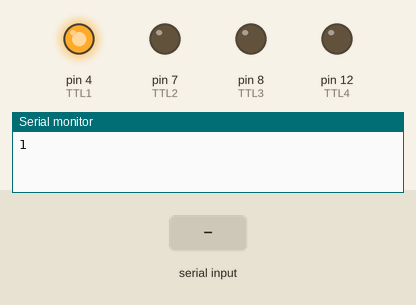
A sketch run on a simulated Arduino Uno, built with avr-gcc and run on an emulated ATmega328P. Parts: output pins drawn as LEDs (lit = HIGH), the last lines printed to the serial monitor. The test bench sets the inputs (shaded band).

Above: at 1.9 s.
2.0 s: "A" received over Serial
At 3.0 s:
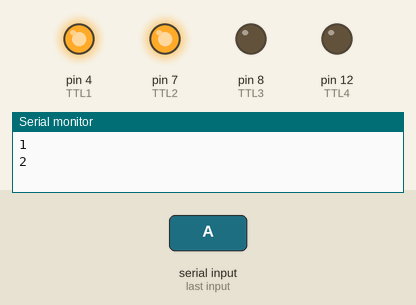
At 8.8 s:
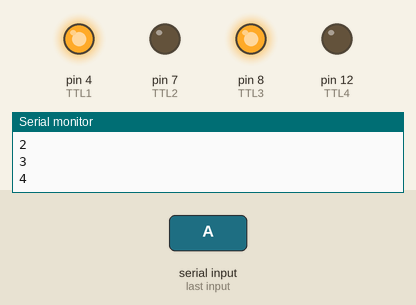
Timing chart, 0 to 22.0 s (numbered marks = the images above; inputs shaded):
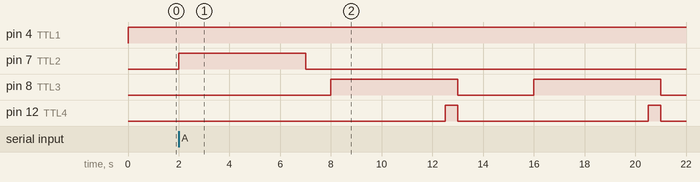

The sketch:

Serial_TTL_Test.ino
```cpp
const int TTL1 = 4;
const int TTL2 = 7;
const int TTL3 = 8;
const int TTL4 = 12;

int response;
int state = 0;
char data;
int door = 0;

void safesound()
{
  //  Sound
  Serial.println('2');
  digitalWrite(TTL2, HIGH);
  digitalWrite(TTL3, LOW);
  digitalWrite(TTL4, LOW);
  delay(5000);

  Serial.println('3');
  digitalWrite(TTL2, LOW);
  digitalWrite(TTL3, LOW);
  digitalWrite(TTL4, LOW);
  delay(1);

}


void fearsound()
{
  Serial.println('4');
  digitalWrite(TTL2, LOW);
  digitalWrite(TTL3, HIGH);
  digitalWrite(TTL4, LOW);
  delay(4500);

  Serial.println('5');
  digitalWrite(TTL2, LOW);
  digitalWrite(TTL3, HIGH);
  digitalWrite(TTL4, HIGH);
  delay(500);

  Serial.println('6');
  digitalWrite(TTL2, LOW);
  digitalWrite(TTL3, LOW);
  digitalWrite(TTL4, LOW);
  delay(1);
}

void setup() {
  // setup pin modes
  pinMode(TTL1,OUTPUT);
  pinMode(TTL2, OUTPUT);
  pinMode(TTL3, OUTPUT);
  pinMode(TTL4,OUTPUT);
  Serial.begin(9600);
}


void loop()
{
  digitalWrite(TTL1, HIGH);
  if (state == 0 && door == 0)
  {
    door = 1;
    delay(1000);
    Serial.println('1');
  }


  if (state == 1)
  {
    response = 0;
    state = 0;
  }

  else if (state == 0)
    if (response == 1)
      {
        response = 0;
        state = 1;
        safesound();
        delay(1000);

        fearsound();
        delay(3000);

        fearsound();
        delay(10);
    }
}


void serialEvent()
{
  while (Serial.available())
  {
    data = (char)Serial.read();

    if (data == 'A')
    {
      response = 1;
    }
  }
}
```

Measured:
- after the input at 2.0 s, pin 7 (TTL2): LOW → HIGH at once, → LOW 5.0 s later; pin 8 (TTL3): alternates HIGH for 5.0 s and LOW for 3.0 s, starting after 6.0 s; pin 12 (TTL4): alternates HIGH for 0.50 s and LOW for 7.5 s, starting after 10.5 s
